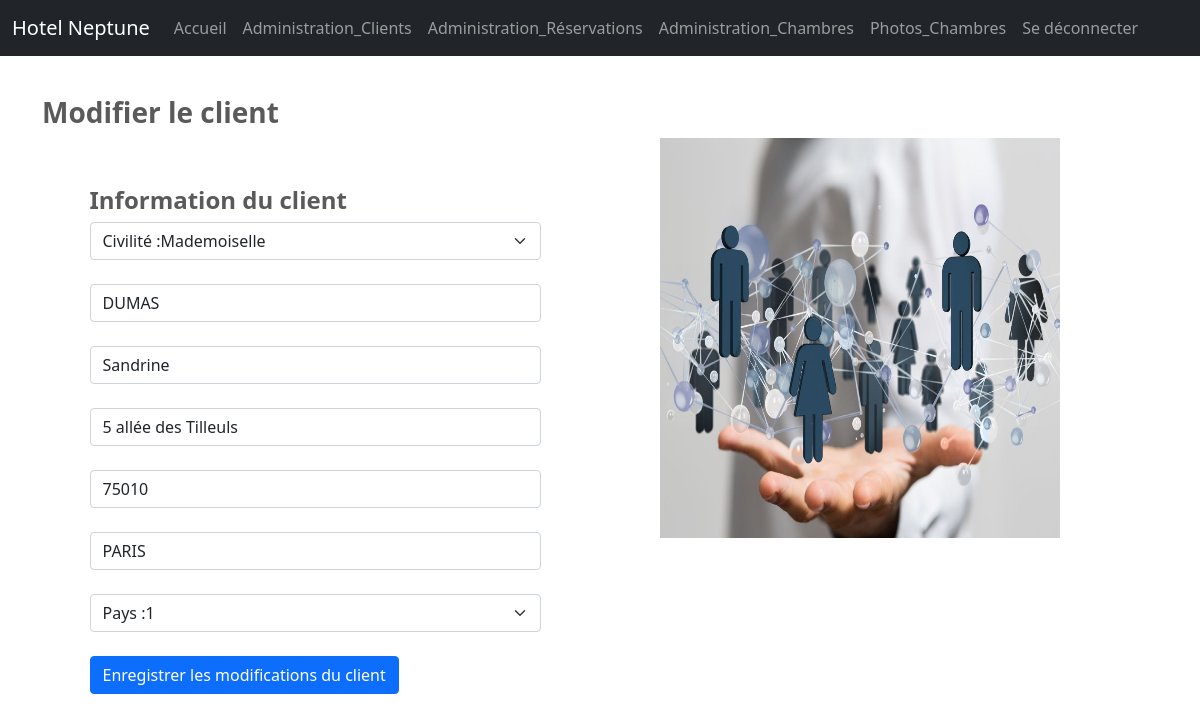
The app's page /Admin/modif.php?id_client=1 with its own data.
### tables this page shows
CREATE TABLE IF NOT EXISTS `clients` (
  `id` int NOT NULL AUTO_INCREMENT,
  `civilite` varchar(20) NOT NULL,
  `nom` varchar(100) NOT NULL,
  `prenom` varchar(70) NOT NULL,
  `adresse` varchar(200) DEFAULT NULL,
  `codePostal` varchar(10) DEFAULT NULL,
  `ville` varchar(200) DEFAULT NULL,
  `pays_id` int DEFAULT NULL,
  `email` varchar(100) DEFAULT NULL,
  `pass` varchar(100) DEFAULT NULL,
  PRIMARY KEY (`id`),
  KEY `pays_id` (`pays_id`)
);

### Admin/modif.php (the view, shortened to what this page needs)
<?php require 'headeradmin.php'; ?>
<?php
$req = $bdd->prepare('SELECT * FROM clients WHERE id = :num');
$req->bindValue(':num',$_GET['id_client'],PDO::PARAM_INT);
$execute = $req->execute();
$client = $req->fetch();
?>
<main>
<section id="contact">
  <div class="container">
  <br><br>
    <div class="well well-sm">
      <h3><strong>Modifier le  client</strong></h3>
    </div>
    <div class="row justify-content-around">
      <div class="col-md-5">
      <br><br>
          <h4 id="c"><strong>Information du client</strong></h4>
          <form action="modif2.php" method="post">
            <select class="form-select" aria-label="Default select example" name="civilite">
                <option selected value="<?= $client['civilite']; ?>">Civilité :<?= $client['civilite']; ?></option>
                </select><br>
            <div class="form-group">
              <input type="text" class="form-control" name="nom" value="<?= $client['nom']; ?>" placeholder="Nom">
            </div><br>
            <div class="form-group">
              <input type="texst" class="form-control" name="prenom" value="<?= $client['prenom']; ?>" placeholder="Prénom">
            </div><br>
            <div class="form-group">
              <input type="text" class="form-control" name="adresse" value="<?= $client['adresse']; ?>" placeholder="Adresse">
            </div>
            <br>
            <div class="form-group">
              <input type="tel" class="form-control" name="codePostal" value="<?= $client['codePostal']; ?>" placeholder="CodePostal">
            </div><br>
            <div class="form-group">
              <input type="text" class="form-control" name="ville" value="<?= $client['ville']; ?>" placeholder="Ville">
            </div><br>
            <select class="form-select" aria-label="Default select example" name="pays_id">
                <option selected value="<?= $client['pays_id']; ?>">Pays :<?= $client['pays_id'];?></option>
                </select><br>
            <button class="btn btn-primary" type="submit" >
              <i class="fa fa-paper-plane-o" aria-hidden="true"></i> Enregistrer les modifications du client
          </button>
          </form>
      </div>
      <div class="col-lg-5">
        <img id="img" src="./image/clients.jpg" alt="" width="400px" height="400px" >
    </div>
    </div>
  </div>

### Admin/carousel.css (style rules this page uses)
body { padding-top: 3rem; padding-bottom: 3rem; color: #5a5a5a; }

### records on screen
clients: nom "DUMAS", prenom "Sandrine", adresse "5 allée des Tilleuls", codePostal "75010", ville "PARIS"
